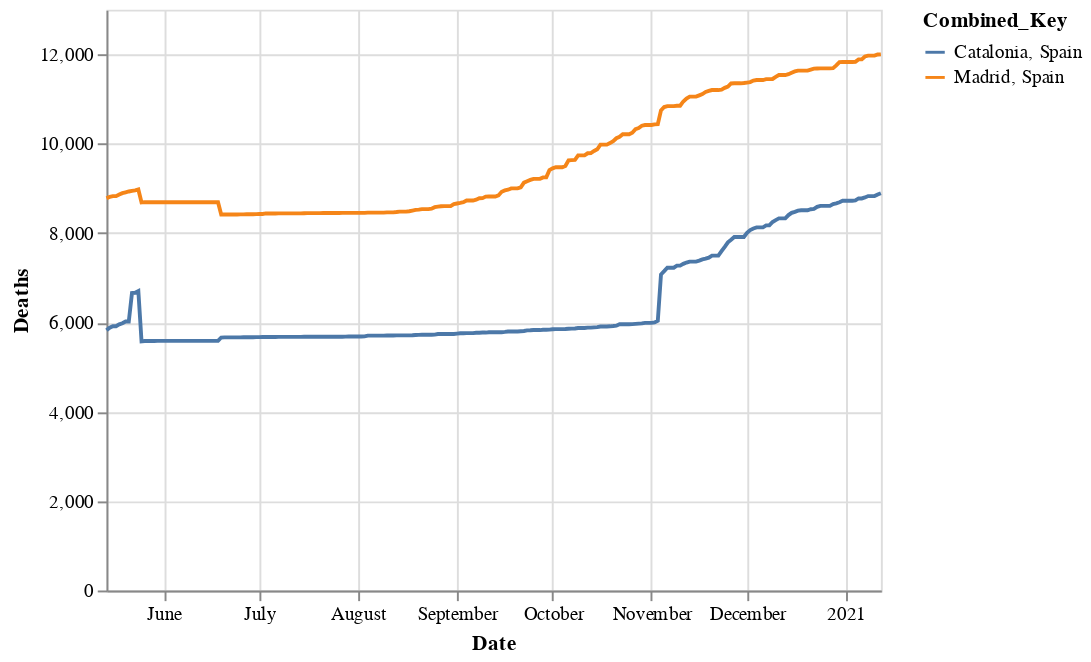

The notebook cell this image was saved under:
### Code cell
alt.Chart(df[(df.Combined_Key=='Catalonia, Spain') | 
             (df.Combined_Key=='Madrid, Spain')]).mark_line().encode(x='Date:T',y='Deaths',color='Combined_Key')

### Figure 1 — Vega-Lite specification as saved in the notebook (floating-point values rounded to 4 significant figures; data arrays with more than 128 entries replaced by an {"elided": "..."} marker saying what was removed)
{"config": {"view": {"continuousWidth": 400, "continuousHeight": 300}}, "data": {"name": "data-bcff5e9d0186c0b25e664a71d335c072"}, "mark": "line", "encoding": {"color": {"type": "nominal", "field": "Combined_Key"}, "x": {"type": "temporal", "field": "Date"}, "y": {"type": "quantitative", "field": "Deaths"}}, "$schema": "https://vega.github.io/schema/vega-lite/v4.8.1.json", "datasets": {"data-bcff5e9d0186c0b25e664a71d335c072": {"elided": "488 records"}}}
